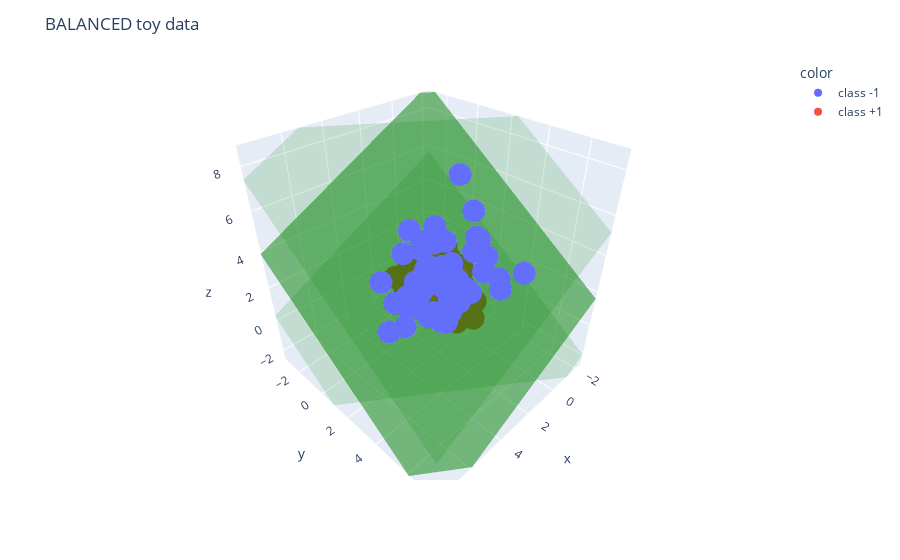

Write notebook code for a chart like this one.
### Markdown cell above
### 2.2 Toy data
#### 2.2.1 Balanced data

### Code cell
# simple balanced toy data set
# balanced ==> both classes have same size
n = 100
np.random.seed(17)
x, y = randn(n, 3), ones(n).astype(int)
x[:n//2,:] +=  5.0   # separate the classes
y[:n//2]   *= -1     # label the first half -1
w, b, alpha = linear_svm_dual_separable_case(x, y)
print(f"accuracy = {accuracy(x, y, w, b)}")
print(f"alpha =\n {alpha}")
print(f"w = {w}")
print(f"b = {b}")
fig = scatter_3d(x = x[:,0],       # x axis of plot
                 y = x[:,1],       # y axis of plot
                 z = x[:,2],       # z axis of plot
                 color = [['class -1', 'class +1'][n] for n in (y+1)//2])
fig['layout']['scene']['aspectmode'] = "data"
add_margin(fig, w, b)
fig.update_layout(title={'text': "BALANCED toy data"})
fig.show()

### Figure 1 — Plotly figure (JSON) as saved in the notebook; plotly's stock layout.template omitted (floating-point values rounded to 4 significant figures)
{"data": [{"hovertemplate": "color=class -1<br>x=%{x}<br>y=%{y}<br>z=%{z}<extra></extra>", "legendgroup": "class -1", "marker": {"color": "#636efa", "symbol": "circle"}, "mode": "markers", "name": "class -1", "scene": "scene", "showlegend": true, "type": "scatter3d", "x": [5.276, 6.145, 4.888, 4.562, 3.181, 3.225, 3.908, 6.031, 4.194, 5.16, 5.978, 5.301, 5.568, 2.964, 5.127, 5.099, 4.084, 4.017, 5.43, 6.185, 4.77, 2.04, 5.523, 5.611, 5.393, 5.556, 6.208, 5.808, 5.934, 1.6, 4.023, 3.792, 5.56, 7.216, 5.579, 6.717, 5.534, 4.554, 5.609, 4.324, 2.902, 4.685, 7.525, 5.077, 4.375, 5.004, 6.348, 5.044, 4.338, 5.799], "y": [3.145, 6.037, 4.638, 7.171, 4.862, 6.315, 4.75, 5.491, 5.131, 4.245, 4.861, 5.968, 5.465, 3.845, 4.306, 5.638, 4.214, 5.245, 5.798, 4.289, 5.12, 4.204, 5.084, 4.164, 5.684, 4.459, 5.051, 5.057, 4.88, 6.234, 5.468, 6.004, 4.382, 4.846, 5.933, 4.746, 3.591, 3.838, 5.615, 6.314, 4.742, 6.073, 4.825, 4.329, 3.942, 5.214, 3.036, 3.288, 4.421, 5.537], "z": [5.624, 6.887, 5.149, 6.152, 5.54, 4.527, 4.018, 4.553, 3.787, 5.35, 5.104, 5.87, 3.835, 8.345, 5.558, 5.703, 6.119, 4.419, 4.39, 4.219, 4.212, 5.285, 7.721, 4.996, 5.775, 6.524, 4.573, 3.96, 7.207, 4.412, 7.871, 6.131, 4.775, 5.288, 6.67, 3.837, 3.94, 4.378, 5.504, 5.903, 6.024, 5.033, 4.158, 4.683, 6.056, 3.304, 4.768, 6.612, 5.174, 4.176]}, {"hovertemplate": "color=class +1<br>x=%{x}<br>y=%{y}<br>z=%{z}<extra></extra>", "legendgroup": "class +1", "marker": {"color": "#EF553B", "symbol": "circle"}, "mode": "markers", "name": "class +1", "scene": "scene", "showlegend": true, "type": "scatter3d", "x": [0.1462, 1.177, 0.9546, 1.242, -0.6311, 0.9339, 0.3918, -0.6121, 0.4681, -0.2296, -1.215, -0.6253, -0.2486, -1.231, 0.05041, 2.052, -0.8607, 1.099, 0.5589, 0.08749, -1.442, -0.5518, 1.242, 1.406, -0.7112, 0.9565, 0.3373, 1.257, 0.1215, -0.5918, 1.878, -0.7112, 0.2293, -1.219, 1.6, -1.003, 0.204, -0.4824, 0.06055, 1.075, 0.7471, 0.9753, -0.6147, -0.8632, -1.999, -1.36, -1.644, 0.2793, -0.1137, -0.7637], "y": [-0.09063, 0.0249, -0.006457, 0.1469, -0.409, -1.379, 0.7483, 0.6885, -0.7157, -0.4099, -1.664, 1.955, 1.295, 0.3383, -0.8123, 1.145, -0.3877, -1.603, 1.819, 1.338, -0.6868, 0.6225, -1.654, -1.128, -0.4802, 1.025, 0.2657, -2.216, 0.5058, 0.008292, -0.5446, 1.951, 1.407, 0.6352, -0.7305, 0.06818, 0.3881, -0.5077, -0.04893, 0.8334, 1.003, 0.7385, 0.2081, -1.238, -0.07382, 0.5856, -1.271, -0.8251, 1.358, -2.759], "z": [0.9414, 0.305, 0.2149, 0.2926, 0.03738, -0.328, 0.1605, 0.1821, 0.2235, -1.195, 1.288, -1.895, -1.277, 0.5103, -0.1468, 0.07648, 1.605, -0.8211, -1.531, 1.13, 0.4661, -0.02715, -0.3384, 0.6468, 1.308, -1.295, 0.9964, -0.3287, -0.5223, 0.4017, 0.3762, -0.759, -1.069, -0.6399, -1.01, -2.095, -1.757, 1.389, -0.5488, -1.476, 0.2259, -1.539, -0.1879, -1.292, -0.2768, -0.9753, -1.053, 0.3211, -0.1155, -0.1562]}, {"color": "green", "i": [0], "j": [1], "k": [2], "opacity": 0.5, "type": "mesh3d", "x": [-17.59, -6.688, 29.71], "y": [44.38, -11.94, -25.52], "z": [-16.18, 17.32, 8.304]}, {"color": "green", "i": [0], "j": [1], "k": [2], "opacity": 0.15, "type": "mesh3d", "x": [-16.55, -5.649, 30.75], "y": [45.8, -10.52, -24.1], "z": [-14.12, 19.38, 10.36]}, {"color": "green", "i": [0], "j": [1], "k": [2], "opacity": 0.15, "type": "mesh3d", "x": [-18.63, -7.727, 28.67], "y": [42.96, -13.36, -26.94], "z": [-18.23, 15.27, 6.251]}], "layout": {"legend": {"title": {"text": "color"}, "tracegroupgap": 0}, "margin": {"t": 60}, "scene": {"aspectmode": "manual", "aspectratio": {"x": 1, "y": 1.043, "z": 1.096}, "domain": {"x": [0, 1], "y": [0, 1]}, "xaxis": {"range": [-2.475, 8.001], "title": {"text": "x"}}, "yaxis": {"range": [-3.256, 7.668], "title": {"text": "y"}}, "zaxis": {"range": [-2.617, 8.867], "title": {"text": "z"}}}, "title": {"text": "BALANCED toy data"}}}
